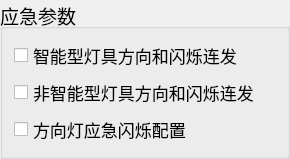
  <widget class="QGroupBox" name="EmergencyBox">
   <property name="geometry">
    <rect>
     <x>960</x>
     <y>150</y>
     <width>290</width>
     <height>140</height>
    </rect>
   </property>
   <property name="font">
    <font>
     <pointsize>14</pointsize>
    </font>
   </property>
   <property name="title">
    <string>应急参数</string>
   </property>
   <property name="checkable">
    <bool>false</bool>
   </property>
   <property name="checked">
    <bool>false</bool>
   </property>
   <layout class="QVBoxLayout" name="verticalLayout_12">
    <item>
     <widget class="QCheckBox" name="DirectionTwinkleCheckBox">
      <property name="font">
       <font>
        <pointsize>13</pointsize>
       </font>
      </property>
      <property name="text">
       <string>智能型灯具方向和闪烁连发</string>
      </property>
     </widget>
    </item>
    <item>
     <widget class="QCheckBox" name="UCDirectionTwinkleCheckBox">
      <property name="font">
       <font>
        <pointsize>13</pointsize>
       </font>
      </property>
      <property name="text">
       <string>非智能型灯具方向和闪烁连发</string>
      </property>
     </widget>
    </item>
    <item>
     <widget class="QCheckBox" name="TwinkleCheckBox">
      <property name="font">
       <font>
        <pointsize>13</pointsize>
       </font>
      </property>
      <property name="text">
       <string>方向灯应急闪烁配置</string>
      </property>
     </widget>
    </item>
   </layout>
  </widget>
